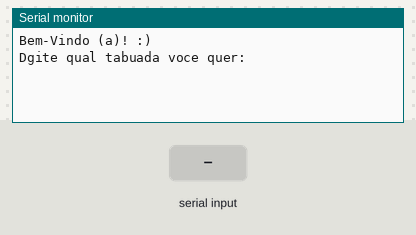
Recording of a sketch running on a simulated Arduino Uno, built with avr-gcc and run on an emulated ATmega328P. Shown: the last lines printed to the serial monitor. The inputs (shaded band) are chosen by the test bench.

Above: at 1.2 s.
1.3 s: "90,45\n" received over Serial
At 2.4 s:
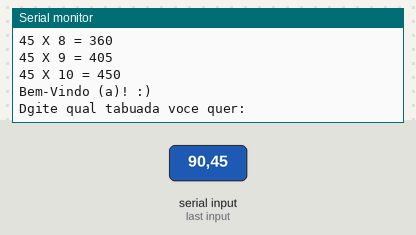
2.8 s: "30,150\n" received over Serial
At 5.5 s:
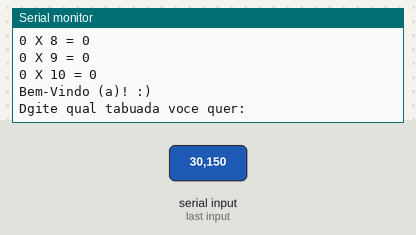
Timing chart, 0 to 7.0 s (numbered marks = the images above; inputs shaded):
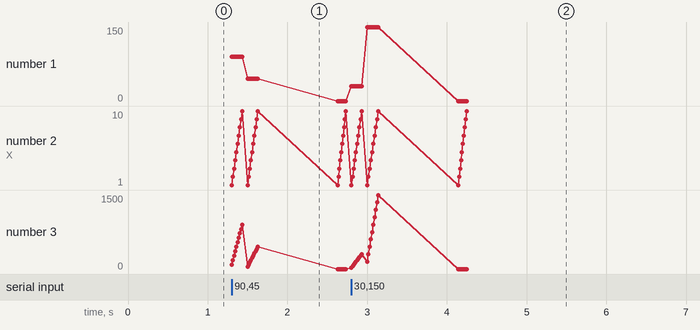

Measured:
- after the input at 1.3 s, the serial monitor: prints a new line at once (image 1)
- after the input at 2.8 s, the serial monitor: prints a new line at once (image 2)

The sketch:

tabuada1.ino
```cpp
int tabuadaEscolhida = 0;//variavel global
int resultado;

void setup()
{
 Serial.begin(9600);
}

void loop()
{
  Serial.println("Bem-Vindo (a)! :)");
  Serial.println("Dgite qual tabuada voce quer:");
  while(!Serial.available()){}
  tabuadaEscolhida = Serial.parseInt();

  for(int contador = 1; contador <= 10; contador ++){
   resultado = tabuadaEscolhida * contador;

     // Exibir assim: 2 X 1 = 20
     Serial.println(String(tabuadaEscolhida) + " X " + String(contador) + " = " + String(resultado));
  }
}
```
